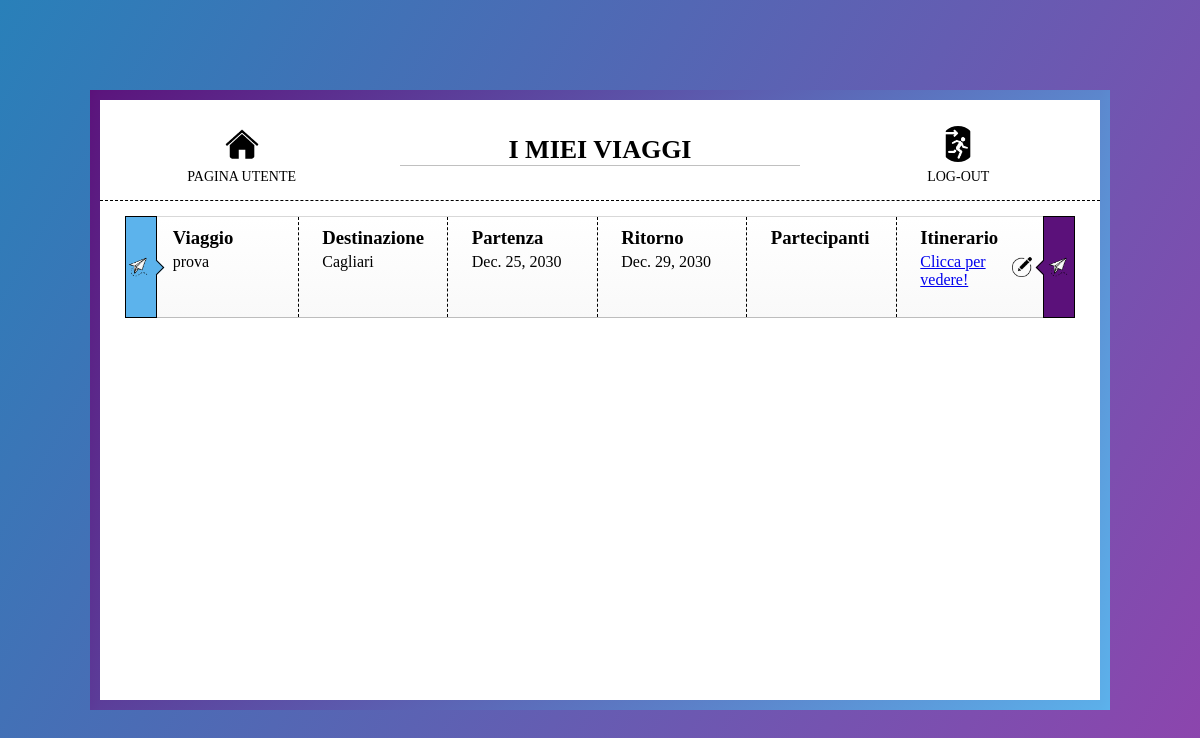
Page /organizzatoreViaggi/myTravels (signed in) on the earlier database version.
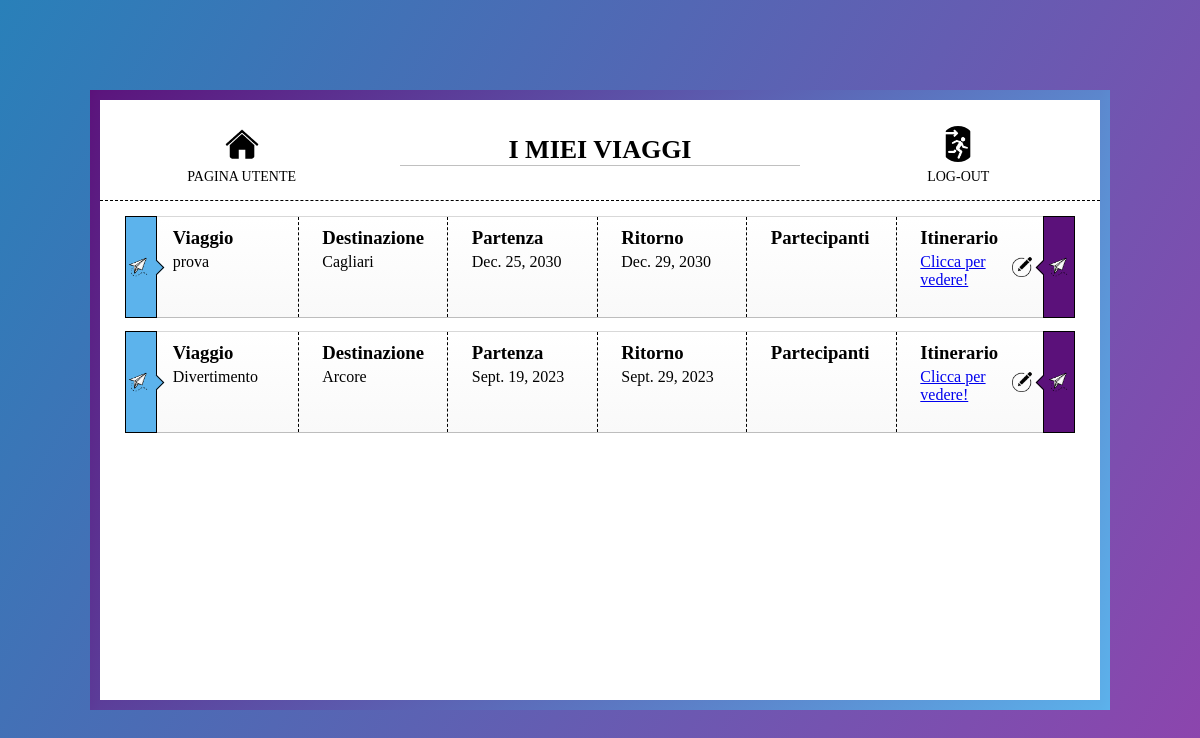
Same page on the later database version.
### organizzatoreViaggi/models.py (models this page shows, shortened)
class Travel(models.Model):
    id = models.AutoField(primary_key=True)
    name = models.CharField(max_length=64, unique=True)
    destination = models.CharField(max_length=64)
    start_date = models.DateField()
    end_date = models.DateField()
    participants = models.ManyToManyField(CustomUser)

### organizzatoreViaggi/views.py (the view)
# urls.py: path('organizzatoreViaggi/myTravels', views.myTravels_view, name='myTravels'),
@login_required(login_url = 'login')
def myTravels_view(request):
    travels = Travel.objects.filter(participants = request.user)
    context = { 'travelsList': travels }
    return render(request, 'organizzatoreViaggi/myTravels.html',context)

### organizzatoreViaggi/templates/organizzatoreViaggi/myTravels.html (shortened to what this page needs)
{% load static %}
<!DOCTYPE html>
<html lang="it">
<head>
        <link rel="stylesheet" href="{% static 'css/myTravels.css'%}">
</head>
<body>
    <div class="page-container">
        <nav>
            <a href="{% url 'userHomePage' %}">
                <img src="{% static 'images/home_icon.png' %}" />
                <p>Pagina utente</p>
            </a>
            <h1>I MIEI VIAGGI</h1>
            <a href="{% url 'logout' %}">
                <img src="{% static 'images/logout_icon.png' %}" />
                <p>Log-out</p>
            </a>
        </nav>
        <div class="main">
            {% if travelsList %}
            {% for travel in travelsList %}
            <div class="trip-container">
                <div class="trip trip-info trip-white">
                    <div class="lateral-delimiters">
                        <div class="icon">
                            <img src="{% static 'images/invitation_icon.png' %}" />
                        </div>
                        <div class="icon2">
                            <img src="{% static 'images/invitation_icon.png' %}" />
                        </div>
                        <div class="trip-data">
                            <div class="right-dash trip-element trip-name-container">
                                <h3 class="trip-element-title trip-title-name">Viaggio</h3>
                                <p class="trip-element-value trip-name">{{ travel.name }}</p>
                            </div>
                            <div class="right-dash trip-element trip-destination-container">
                                <h3 class="trip-element-title trip-title-destination">Destinazione</h3>
                                <p class="trip-element-value trip-destination">{{ travel.destination }}</p>
                            </div>
                            <div class="right-dash trip-element trip-departure-container">
                                <h3 class="trip-element-title trip-title-departure">Partenza</h3>
                                <p class="trip-element-value trip-departure">{{ travel.start_date }}</p>
                            </div>
                            <div class="right-dash trip-element trip-return-container">
                                <h3 class="trip-element-title trip-title-return">Ritorno</h3>
                                <p class="trip-element-value trip-return">{{ travel.end_date }}</p>
                            </div>
                            <div class="right-dash trip-element trip-participants-container">
                                <h3 class="trip-element-title trip-title-participants">Partecipanti</h3>
                                <div class="trip-participant-items">
                                    {% for participant in travel.participants.all %}
                                        <p class="participant-name">{{ participant.first_name }}</p>
                                        <p class="participant-name">{{ participant.last_name }}</p>
                                        <p class="participant-name"> </p>
                                    {% endfor %}
                                </div>
                            </div>
                            <div class="trip-element trip-itinerary-container">
                                <h3 class="trip-element-title trip-title-itinerary">Itinerario</h3>
                                <a href="{% url 'detailsTravel' travel.id %}">
                                    <p class="trip-element-value trip-participants">Clicca per vedere!</p>
                                </a>
                            </div>
                            <a class="edit-button" aria-hidden="true" href="{% url 'changeItinerary' travel.id %}">
                                <img src="{% static 'images/edit_icon.png' %}" />
                            </a>
                        </div>
                    </div>
                </div>
            </div>
            {% endfor %}
            {% else %}
            <div >
                <h3>Nessun viaggio da mostrare!</h3>
            </div>
            {% endif %}
        </div>
    </div>
</body>
</html>

Differences in the rows shown:
added Travel: name "Divertimento", destination "Arcore", start_date "Sept. 19, 2023", end_date "Sept. 29, 2023"
